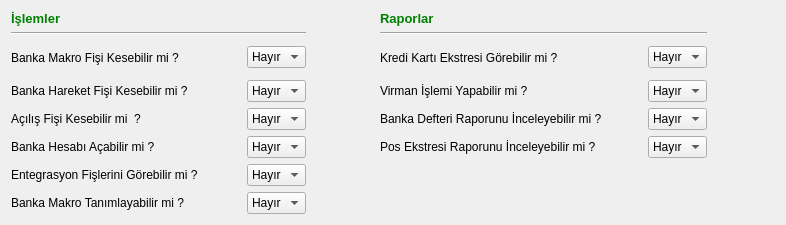
     <widget class="QWidget" name="tab_4">
      <attribute name="title">
       <string>Banka</string>
      </attribute>
      <layout class="QGridLayout" name="gridLayout_24">
       <item row="0" column="0">
        <layout class="QGridLayout" name="gridLayout_21" columnstretch="0,0,1,0,0,1">
         <item row="0" column="0">
          <widget class="QLabel" name="label_193">
           <property name="text">
            <string>&lt;!DOCTYPE HTML PUBLIC &quot;-//W3C//DTD HTML 4.0//EN&quot; &quot;http://www.w3.org/TR/REC-html40/strict.dtd&quot;&gt;
&lt;html&gt;&lt;head&gt;&lt;meta name=&quot;qrichtext&quot; content=&quot;1&quot; /&gt;&lt;style type=&quot;text/css&quot;&gt;
p, li { white-space: pre-wrap; }
&lt;/style&gt;&lt;/head&gt;&lt;body style=&quot; font-family:'Sans Serif'; font-size:10pt; font-weight:400; font-style:normal;&quot;&gt;
&lt;p style=&quot; margin-top:0px; margin-bottom:0px; margin-left:0px; margin-right:0px; -qt-block-indent:0; text-indent:0px;&quot;&gt;&lt;span style=&quot; font-weight:600; color:#008000;&quot;&gt;İşlemler&lt;/span&gt;&lt;/p&gt;&lt;/body&gt;&lt;/html&gt;</string>
           </property>
          </widget>
         </item>
         <item row="0" column="3">
          <widget class="QLabel" name="label_194">
           <property name="text">
            <string>&lt;!DOCTYPE HTML PUBLIC &quot;-//W3C//DTD HTML 4.0//EN&quot; &quot;http://www.w3.org/TR/REC-html40/strict.dtd&quot;&gt;
&lt;html&gt;&lt;head&gt;&lt;meta name=&quot;qrichtext&quot; content=&quot;1&quot; /&gt;&lt;style type=&quot;text/css&quot;&gt;
p, li { white-space: pre-wrap; }
&lt;/style&gt;&lt;/head&gt;&lt;body style=&quot; font-family:'Sans Serif'; font-size:10pt; font-weight:400; font-style:normal;&quot;&gt;
&lt;p style=&quot; margin-top:0px; margin-bottom:0px; margin-left:0px; margin-right:0px; -qt-block-indent:0; text-indent:0px;&quot;&gt;&lt;span style=&quot; font-weight:600; color:#008000;&quot;&gt;Raporlar&lt;/span&gt;&lt;/p&gt;&lt;/body&gt;&lt;/html&gt;</string>
           </property>
          </widget>
         </item>
         <item row="1" column="0" colspan="2">
          <widget class="Line" name="line_15">
           <property name="orientation">
            <enum>Qt::Horizontal</enum>
           </property>
          </widget>
         </item>
         <item row="1" column="3" colspan="2">
          <widget class="Line" name="line_16">
           <property name="orientation">
            <enum>Qt::Horizontal</enum>
           </property>
          </widget>
         </item>
         <item row="2" column="0">
          <widget class="QLabel" name="label_76">
           <property name="sizePolicy">
            <sizepolicy hsizetype="Fixed" vsizetype="Expanding">
             <horstretch>0</horstretch>
             <verstretch>0</verstretch>
            </sizepolicy>
           </property>
           <property name="text">
            <string>Banka Makro Fişi Kesebilir mi ?</string>
           </property>
          </widget>
         </item>
         <item row="2" column="1">
          <layout class="QHBoxLayout" name="horizontalLayout_103">
           <item>
            <spacer name="horizontalSpacer_124">
             <property name="orientation">
              <enum>Qt::Horizontal</enum>
             </property>
             <property name="sizeHint" stdset="0">
              <size>
               <width>40</width>
               <height>20</height>
              </size>
             </property>
            </spacer>
           </item>
           <item>
            <widget class="QComboBox" name="bnk_combobox_bnk_makro_fisi">
             <property name="sizePolicy">
              <sizepolicy hsizetype="Fixed" vsizetype="Fixed">
               <horstretch>0</horstretch>
               <verstretch>0</verstretch>
              </sizepolicy>
             </property>
             <item>
              <property name="text">
               <string>Hayır</string>
              </property>
             </item>
             <item>
              <property name="text">
               <string>Evet</string>
              </property>
             </item>
            </widget>
           </item>
          </layout>
         </item>
         <item row="2" column="2">
          <spacer name="horizontalSpacer_122">
           <property name="orientation">
            <enum>Qt::Horizontal</enum>
           </property>
           <property name="sizeHint" stdset="0">
            <size>
             <width>96</width>
             <height>33</height>
            </size>
           </property>
          </spacer>
         </item>
         <item row="2" column="3">
          <widget class="QLabel" name="label_kk_ekstresi_gorebilir_mi">
           <property name="sizePolicy">
            <sizepolicy hsizetype="Fixed" vsizetype="Expanding">
             <horstretch>0</horstretch>
             <verstretch>0</verstretch>
            </sizepolicy>
           </property>
           <property name="text">
            <string>Kredi Kartı Ekstresi Görebilir mi ?</string>
           </property>
          </widget>
         </item>
         <item row="2" column="4">
          <layout class="QHBoxLayout" name="horizontalLayout_104">
           <item>
            <spacer name="horizontalSpacer_130">
             <property name="orientation">
              <enum>Qt::Horizontal</enum>
             </property>
             <property name="sizeHint" stdset="0">
              <size>
               <width>40</width>
               <height>20</height>
              </size>
             </property>
            </spacer>
           </item>
           <item>
            <widget class="QComboBox" name="bnk_combobox_kk_ekstresi_gorebilir_mi">
             <property name="sizePolicy">
              <sizepolicy hsizetype="Fixed" vsizetype="Fixed">
               <horstretch>0</horstretch>
               <verstretch>0</verstretch>
              </sizepolicy>
             </property>
             <item>
              <property name="text">
               <string>Hayır</string>
              </property>
             </item>
             <item>
              <property name="text">
               <string>Evet</string>
              </property>
             </item>
            </widget>
           </item>
          </layout>
         </item>
         <item row="2" column="5">
          <spacer name="horizontalSpacer_67">
           <property name="orientation">
            <enum>Qt::Horizontal</enum>
           </property>
           <property name="sizeHint" stdset="0">
            <size>
             <width>40</width>
             <height>18</height>
            </size>
           </property>
          </spacer>
         </item>
         <item row="3" column="0">
          <widget class="QLabel" name="label_34">
           <property name="sizePolicy">
            <sizepolicy hsizetype="Fixed" vsizetype="Expanding">
             <horstretch>0</horstretch>
             <verstretch>0</verstretch>
            </sizepolicy>
           </property>
           <property name="text">
            <string>Banka Hareket Fişi Kesebilir mi ?</string>
           </property>
          </widget>
         </item>
         <item row="3" column="1">
          <layout class="QHBoxLayout" name="horizontalLayout_102">
           <item>
            <spacer name="horizontalSpacer_125">
             <property name="orientation">
              <enum>Qt::Horizontal</enum>
             </property>
             <property name="sizeHint" stdset="0">
              <size>
               <width>40</width>
               <height>20</height>
              </size>
             </property>
            </spacer>
           </item>
           <item>
            <widget class="QComboBox" name="bnk_combobox_bnk_hareket_fisi">
             <property name="sizePolicy">
              <sizepolicy hsizetype="Fixed" vsizetype="Fixed">
               <horstretch>0</horstretch>
               <verstretch>0</verstretch>
              </sizepolicy>
             </property>
             <item>
              <property name="text">
               <string>Hayır</string>
              </property>
             </item>
             <item>
              <property name="text">
               <string>Evet</string>
              </property>
             </item>
            </widget>
           </item>
          </layout>
         </item>
         <item row="3" column="3">
          <widget class="QLabel" name="label_virman_islemi_yapabilir_mi">
           <property name="sizePolicy">
            <sizepolicy hsizetype="Fixed" vsizetype="Expanding">
             <horstretch>0</horstretch>
             <verstretch>0</verstretch>
            </sizepolicy>
           </property>
           <property name="text">
            <string>Virman İşlemi Yapabilir mi ?</string>
           </property>
          </widget>
         </item>
         <item row="3" column="4">
          <layout class="QHBoxLayout" name="horizontalLayout_105">
           <item>
            <spacer name="horizontalSpacer_131">
             <property name="orientation">
              <enum>Qt::Horizontal</enum>
             </property>
             <property name="sizeHint" stdset="0">
              <size>
               <width>40</width>
               <height>20</height>
              </size>
             </property>
            </spacer>
           </item>
           <item>
            <widget class="QComboBox" name="bnk_combobox_virman_islemi_yapabilir_mi">
             <property name="sizePolicy">
              <sizepolicy hsizetype="Fixed" vsizetype="Fixed">
               <horstretch>0</horstretch>
               <verstretch>0</verstretch>
              </sizepolicy>
             </property>
             <item>
              <property name="text">
               <string>Hayır</string>
              </property>
             </item>
             <item>
              <property name="text">
               <string>Evet</string>
              </property>
             </item>
            </widget>
           </item>
          </layout>
         </item>
         <item row="4" column="0">
          <widget class="QLabel" name="label_38">
           <property name="sizePolicy">
            <sizepolicy hsizetype="Fixed" vsizetype="Expanding">
             <horstretch>0</horstretch>
             <verstretch>0</verstretch>
            </sizepolicy>
           </property>
           <property name="text">
            <string>Açılış Fişi Kesebilir mi  ?</string>
           </property>
          </widget>
         </item>
         <item row="4" column="1">
          <layout class="QHBoxLayout" name="horizontalLayout_101">
           <item>
            <spacer name="horizontalSpacer_126">
             <property name="orientation">
              <enum>Qt::Horizontal</enum>
             </property>
             <property name="sizeHint" stdset="0">
              <size>
               <width>40</width>
               <height>20</height>
              </size>
             </property>
            </spacer>
           </item>
           <item>
            <widget class="QComboBox" name="bnk_combobox_acilis_fisi">
             <property name="sizePolicy">
              <sizepolicy hsizetype="Fixed" vsizetype="Fixed">
               <horstretch>0</horstretch>
               <verstretch>0</verstretch>
              </sizepolicy>
             </property>
             <item>
              <property name="text">
               <string>Hayır</string>
              </property>
             </item>
             <item>
              <property name="text">
               <string>Evet</string>
              </property>
             </item>
            </widget>
           </item>
          </layout>
         </item>
         <item row="4" column="3">
          <widget class="QLabel" name="label_41">
           <property name="sizePolicy">
            <sizepolicy hsizetype="Fixed" vsizetype="Expanding">
             <horstretch>0</horstretch>
             <verstretch>0</verstretch>
            </sizepolicy>
           </property>
           <property name="text">
            <string>Banka Defteri Raporunu İnceleyebilir mi ?</string>
           </property>
          </widget>
         </item>
         <item row="4" column="4">
          <layout class="QHBoxLayout" name="horizontalLayout_106">
           <item>
            <spacer name="horizontalSpacer_132">
             <property name="orientation">
              <enum>Qt::Horizontal</enum>
             </property>
             <property name="sizeHint" stdset="0">
              <size>
               <width>40</width>
               <height>20</height>
              </size>
             </property>
            </spacer>
           </item>
           <item>
            <widget class="QComboBox" name="bnk_combobox_banka_defteri">
             <property name="sizePolicy">
              <sizepolicy hsizetype="Fixed" vsizetype="Fixed">
               <horstretch>0</horstretch>
               <verstretch>0</verstretch>
              </sizepolicy>
             </property>
             <item>
              <property name="text">
               <string>Hayır</string>
              </property>
             </item>
             <item>
              <property name="text">
               <string>Evet</string>
              </property>
             </item>
            </widget>
           </item>
          </layout>
         </item>
         <item row="5" column="0">
          <widget class="QLabel" name="label_36">
           <property name="sizePolicy">
            <sizepolicy hsizetype="Fixed" vsizetype="Expanding">
             <horstretch>0</horstretch>
             <verstretch>0</verstretch>
            </sizepolicy>
           </property>
           <property name="text">
            <string>Banka Hesabı Açabilir mi ?              </string>
           </property>
          </widget>
         </item>
         <item row="5" column="1">
          <layout class="QHBoxLayout" name="horizontalLayout_100">
           <item>
            <spacer name="horizontalSpacer_127">
             <property name="orientation">
              <enum>Qt::Horizontal</enum>
             </property>
             <property name="sizeHint" stdset="0">
              <size>
               <width>40</width>
               <height>20</height>
              </size>
             </property>
            </spacer>
           </item>
           <item>
            <widget class="QComboBox" name="bnk_combobox_banka_hesabi">
             <property name="sizePolicy">
              <sizepolicy hsizetype="Fixed" vsizetype="Fixed">
               <horstretch>0</horstretch>
               <verstretch>0</verstretch>
              </sizepolicy>
             </property>
             <item>
              <property name="text">
               <string>Hayır</string>
              </property>
             </item>
             <item>
              <property name="text">
               <string>Evet</string>
              </property>
             </item>
            </widget>
           </item>
          </layout>
         </item>
         <item row="5" column="3">
          <widget class="QLabel" name="label_42">
           <property name="sizePolicy">
            <sizepolicy hsizetype="Fixed" vsizetype="Expanding">
             <horstretch>0</horstretch>
             <verstretch>0</verstretch>
            </sizepolicy>
           </property>
           <property name="text">
            <string>Pos Ekstresi Raporunu İnceleyebilir mi ?</string>
           </property>
          </widget>
         </item>
         <item row="5" column="4">
          <layout class="QHBoxLayout" name="horizontalLayout_107">
           <item>
            <spacer name="horizontalSpacer_133">
             <property name="orientation">
              <enum>Qt::Horizontal</enum>
             </property>
             <property name="sizeHint" stdset="0">
              <size>
               <width>40</width>
               <height>20</height>
              </size>
             </property>
            </spacer>
           </item>
           <item>
            <widget class="QComboBox" name="bnk_combobox_pos_ekstresi">
             <property name="sizePolicy">
              <sizepolicy hsizetype="Fixed" vsizetype="Fixed">
               <horstretch>0</horstretch>
               <verstretch>0</verstretch>
              </sizepolicy>
             </property>
             <item>
              <property name="text">
               <string>Hayır</string>
              </property>
             </item>
             <item>
              <property name="text">
               <string>Evet</string>
              </property>
             </item>
            </widget>
           </item>
          </layout>
         </item>
         <item row="6" column="0">
          <widget class="QLabel" name="label_37">
           <property name="sizePolicy">
            <sizepolicy hsizetype="Fixed" vsizetype="Expanding">
             <horstretch>0</horstretch>
             <verstretch>0</verstretch>
            </sizepolicy>
           </property>
           <property name="text">
            <string>Entegrasyon Fişlerini Görebilir mi ?</string>
           </property>
          </widget>
         </item>
         <item row="6" column="1">
          <layout class="QHBoxLayout" name="horizontalLayout_99">
           <item>
            <spacer name="horizontalSpacer_128">
             <property name="orientation">
              <enum>Qt::Horizontal</enum>
             </property>
             <property name="sizeHint" stdset="0">
              <size>
               <width>40</width>
               <height>20</height>
              </size>
             </property>
            </spacer>
           </item>
           <item>
            <widget class="QComboBox" name="bnk_combobox_ent_fisleri">
             <property name="sizePolicy">
              <sizepolicy hsizetype="Fixed" vsizetype="Fixed">
               <horstretch>0</horstretch>
               <verstretch>0</verstretch>
              </sizepolicy>
             </property>
             <item>
              <property name="text">
               <string>Hayır</string>
              </property>
             </item>
             <item>
              <property name="text">
               <string>Evet</string>
              </property>
             </item>
            </widget>
           </item>
          </layout>
         </item>
         <item row="7" column="0">
          <widget class="QLabel" name="label_73">
           <property name="sizePolicy">
            <sizepolicy hsizetype="Fixed" vsizetype="Expanding">
             <horstretch>0</horstretch>
             <verstretch>0</verstretch>
            </sizepolicy>
           </property>
           <property name="text">
            <string>Banka Makro Tanımlayabilir mi ?</string>
           </property>
          </widget>
         </item>
         <item row="7" column="1">
          <layout class="QHBoxLayout" name="horizontalLayout_98">
           <item>
            <spacer name="horizontalSpacer_129">
             <property name="orientation">
              <enum>Qt::Horizontal</enum>
             </property>
             <property name="sizeHint" stdset="0">
              <size>
               <width>40</width>
               <height>20</height>
              </size>
             </property>
            </spacer>
           </item>
           <item>
            <widget class="QComboBox" name="bnk_combobox_bnk_makro_tanimlama">
             <property name="sizePolicy">
              <sizepolicy hsizetype="Fixed" vsizetype="Fixed">
               <horstretch>0</horstretch>
               <verstretch>0</verstretch>
              </sizepolicy>
             </property>
             <item>
              <property name="text">
               <string>Hayır</string>
              </property>
             </item>
             <item>
              <property name="text">
               <string>Evet</string>
              </property>
             </item>
            </widget>
           </item>
          </layout>
         </item>
        </layout>
       </item>
      </layout>
     </widget>
